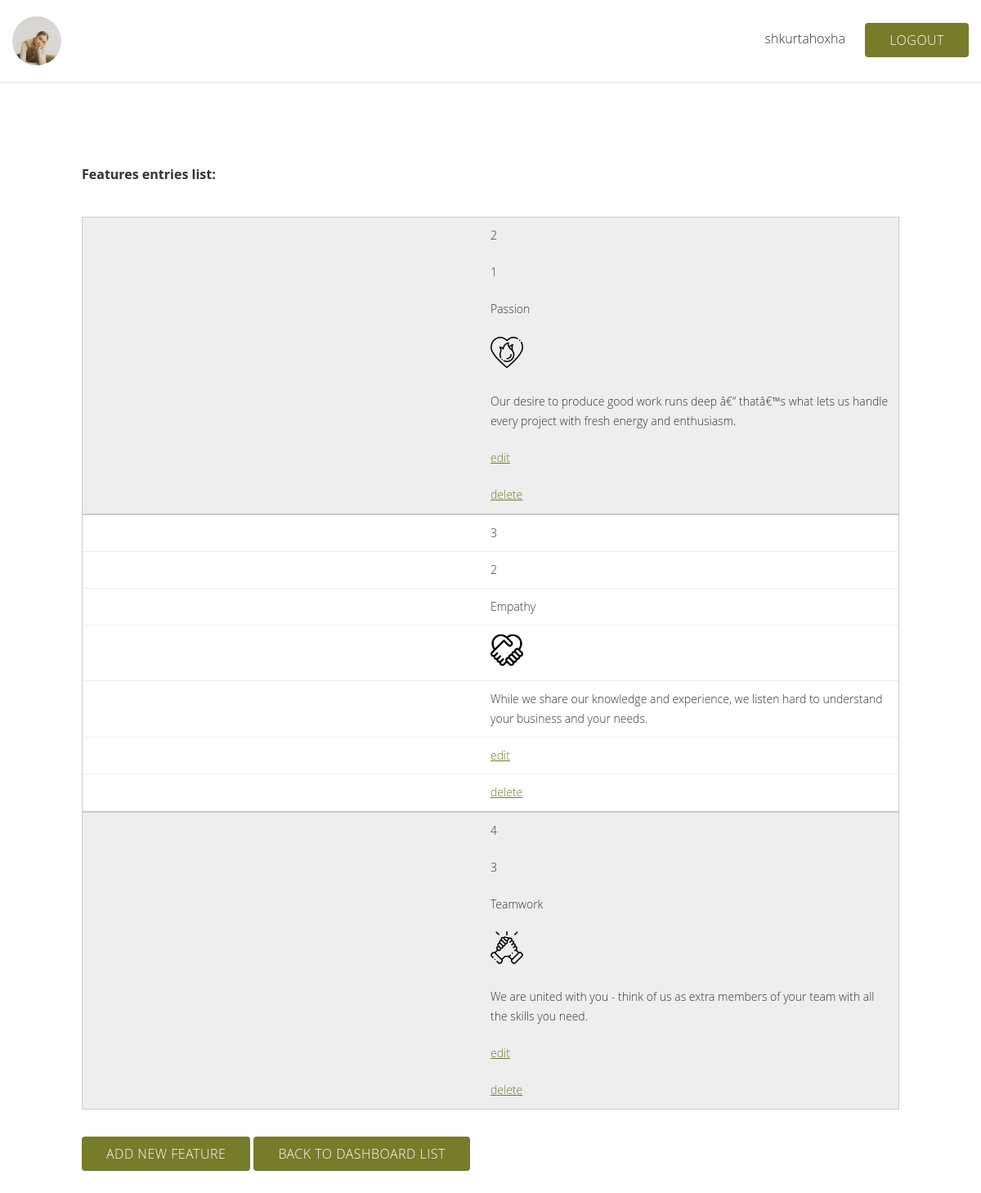
The app's page /features-list.php (signed in) with its own data.
### tables this page shows
CREATE TABLE `features` (
  `id` int(11) NOT NULL,
  `title` varchar(255) NOT NULL,
  `step` int(255) NOT NULL,
  `icon` varchar(255) NOT NULL,
  `teaser` text NOT NULL
);

### db/Dbconnect.php (called while the page is built)
<?php
class Dbconnect
{
    private $_localhost = 'localhost';
    private $_user = 'root';
    private $_password = '*Shkurta123*';
    private $_dbname = 'photography';
    protected $connection;
    public function __construct()
    {
        if (!isset($this->connection)) {
            $this->connection = new mysqli($this->_localhost, $this->_user, $this->_password, $this->_dbname);
        }
        else{
            echo "connection failed";
        }
        return $this->connection;
    }
}

### Crud.php (called while the page is built, shortened)
<?php
include_once('db/Dbconnect.php');
class Crud extends Dbconnect
{
    public function selectalldata($table)
    {
        $select = "SELECT * FROM $table";
        $select1 = $this->connection->query($select);
        return $select1;
    }
}
?>

### features-list.php (the view, shortened to what this page needs)
<?php
include("layout/header.php");
include_once("Crud.php");
if (isset($_SESSION['username']) && isset($_SESSION['id'])) { ?>
<nav>
    <?php if ($_SESSION['role'] == 'admin') { ?>
    <div class="admin-top-header flex custom-justify">
        <figure class="admin-logo">
            <img src="assets/images/general/Shkurta-Photographer.jpg" alt="" title="">
        </figure>
        <div class="dashboard-btns">
            <?= $_SESSION['username'] ?>
            <a href="logout.php" class="btn">Logout</a>
        </div>
    </div>
    <div class="tabset">
        <h4>Features entries list:</h4>
        <table class="table table-striped">
            <tbody>
            <?php
            $crud= new crud();
            $result = $crud->selectalldata("features");
            while($data = mysqli_fetch_array($result))
            {
                ?>
                <tr>
                    <td><?php echo $data['id']; ?></td>
                    <td><?php echo $data['step']; ?></td>
                    <td><?php echo $data['title']; ?></td>
                    <td><img src="assets/images/general/<?php echo $data['icon']; ?>" style="width: 40px;"></td>
                    <td><?php echo $data['teaser']; ?></td>
                    <td><a href="edit-features.php?editid=<?php echo $data['id'];?>">edit</td>
                    <td><a href="features-list.php?delid=<?php echo $data['id'];?>" onclick=" return confirm('Do You really want to delete this data')">delete</td>
                </tr>
            <?php } ?>
            </tbody>
        </table>
        <a href="add-features.php" class="btn">Add new feature</a>
        <a href="dashboard.php" class="btn">Back to dashboard list</a>
    </div>
    <?php } ?>
    <?php } else {
        header("Location: index.php");
    } ?>
</nav>

### assets/css/style.css (style rules this page uses)
body { margin: 0; font-family: 'Literata', serif; overflow-x: hidden; }
.btn { padding: 10px 30px; vertical-align: middle; background: #767c2a; color: white; text-decoration: none; border-radius: 4px; letter-spacing: 0.5px; transition: 0.3s ease-in; text-transform: uppercase; cursor: pointer; }
.flex { display: flex; justify-content: center; }
table { width: 750px; border-collapse: collapse; margin: 40px 0; }
tr:nth-of-type(odd) { background: #eee; }
td, th { padding: 10px; border: 1px solid #ccc; text-align: left; font-size: 16px; }
td { font-size: 14px; }
td a { color: #767c2a; }
@media only screen and (max-width: 760px),
(min-device-width: 768px) and (max-device-width: 1024px) { table { width: 100%; } }
@media only screen and (max-width: 760px),
(min-device-width: 768px) and (max-device-width: 1024px) { table, thead, tbody, th, td, tr { display: block; } }
@media only screen and (max-width: 760px),
(min-device-width: 768px) and (max-device-width: 1024px) { tr { border: 1px solid #ccc; } }
@media only screen and (max-width: 760px),
(min-device-width: 768px) and (max-device-width: 1024px) { td { border: none; border-bottom: 1px solid #eee; position: relative; padding-left: 50%; } }
@media only screen and (max-width: 760px),
(min-device-width: 768px) and (max-device-width: 1024px) { td:before { position: absolute; top: 6px; left: 6px; width: 45%; padding-right: 10px; white-space: nowrap; content: attr(data-column); color: #000; font-weight: bold; } }
body { font: 16px/1.5em "Overpass", "Open Sans", Helvetica, sans-serif; color: #333; font-weight: 300; }
.tabset { margin: 100px; }
.admin-logo { width: 60px; height: 60px; border-radius: 50%; margin: 0; }
.admin-logo img { width: 100%; height: 100%; object-fit: cover; border-radius: 50%; }
.admin-top-header { border-bottom: 1px solid #e7e7e7; padding: 20px 15px; }
.custom-justify { justify-content: space-between; }
.dashboard-btns { margin-top: 15px; }
.dashboard-btns .btn { margin-left: 20px; }

### records on screen
features: id "2", step "1", title "Passion", icon (picture), teaser "Our desire to produce good work runs deep â€“ thatâ€™s what lets us handle every project with fresh energy and enthusiasm."
features: id "3", step "2", title "Empathy", icon (picture), teaser "While we share our knowledge and experience, we listen hard to understand your business and your needs."
features: id "4", step "3", title "Teamwork", icon (picture), teaser "We are united with you - think of us as extra members of your team with all the skills you need."

### other values on screen
$_SESSION['username'] "shkurtahoxha"
